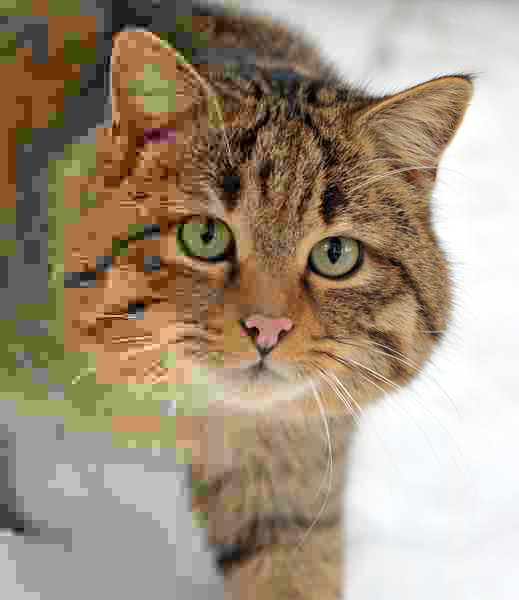
#> input picture input.jpg, 519 x 600 px
$ python main.py
#> lines starting #> are read from the running program, lines starting #| are printed output that depends on the picture
import cv2
import numpy as np


def generate_command_chain(image_path: str, output_path: str):
    """
        Generate a G-code command chain for a CNC gantry to draw an image with one continuous line.
        The image is processed into a 194x258 grid (50,052 pixels) with 11 discrete intervals (0-10) for squiggle intensity.
            - 0 = White (flat line)
              ...
            - 10 = Black (max squiggle)
        The Arduino Uno will read the 'S' parameter in each G1 command to determine how much to squiggle at that point.
        Since the resolution is 50k pixels, the finished image is surprisingly detailed for a single line drawing,
        being able to capture subtle shading, thin lines, and even some texture. See README.md for image examples and more details on the process.
    """
#> called with image_path = 'input.jpg', output_path = 'output.gcode'

    img = cv2.imread(image_path, cv2.IMREAD_GRAYSCALE)
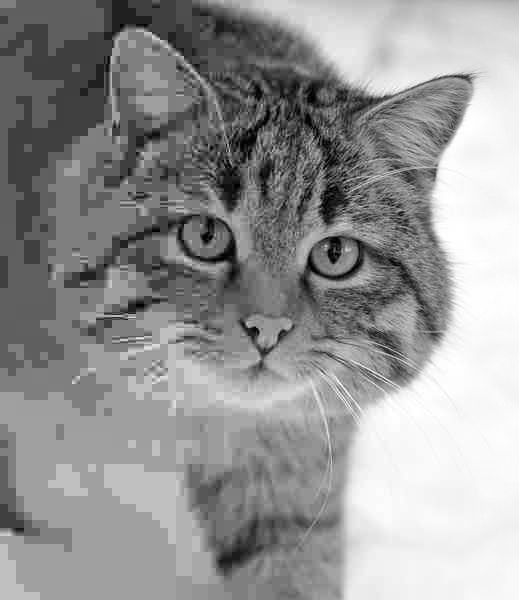
#> img: shape (600, 519); min 0, max 255, mean 149.3
    if img is None:
        raise FileNotFoundError(f"Could not load image at {image_path}. Check your path.")

    # 194 x 258 = 50,052 pixels (~3:4 vertical aspect ratio)
    W, H = 194, 258
    img_resized = cv2.resize(img, (W, H), interpolation=cv2.INTER_AREA)
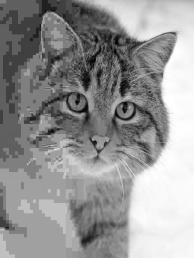
#> img_resized: shape (258, 194); min 2, max 255, mean 149.3

    # Quantize to 11 discrete intervals (0 to 10)
    # 0 = White (flat line), 10 = Black (max squiggle)
    quantized_img = np.floor(img_resized / 25.5).astype(np.uint8)
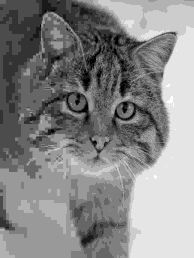
#> quantized_img: shape (258, 194); min 0, max 10, mean 5.31; drawn with min black and max white

    # Invert the logic if needed: usually 0 in OpenCV is black.
    # If your pen needs max squiggle for black, we invert it so 0=White, 10=Black.
    quantized_img = 10 - quantized_img
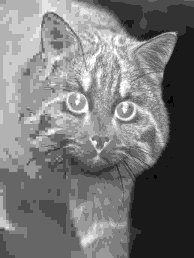
#> quantized_img: shape (258, 194); min 0, max 10, mean 4.69; drawn with min black and max white

    step_size = 0.1  # 0.1mm precision grid

    with open(output_path, 'w') as gcode:
        gcode.write("; 0.1mm Precision CNC Gantry - Command Chain\n")
        gcode.write("G21 ; Set units to millimeters\n")
        gcode.write("G90 ; Use absolute coordinates\n")
        gcode.write("G0 X0 Y0 ; Go to home\n\n")

        for y in range(H):
            phys_y = y * step_size

            # Snake logic: Even rows L->R, Odd rows R->L
            if y % 2 == 0:
                x_range = range(W)
            else:
                x_range = range(W - 1, -1, -1)

            for x in x_range:
                pixel_interval = quantized_img[y, x]
                phys_x = x * step_size

                # We send the X, Y, and the interval (0-10) as an 'S' parameter.
                # Arduino C++ parser reads this 'S' and executes the corresponding squiggle loop.
                gcode.write(f"G1 X{phys_x:.2f} Y{phys_y:.2f} S{pixel_interval}\n")

        gcode.write("\nG0 X0 Y0 ; Return home\n")
        gcode.write("M30 ; End of program\n")

    print(f"[*] Generated {W * H} chained commands.")
    print(f"[*] The Arduino Uno is officially the smart one in this relationship.")


if __name__ == "__main__":
    generate_command_chain("input.jpg", "output.gcode")
